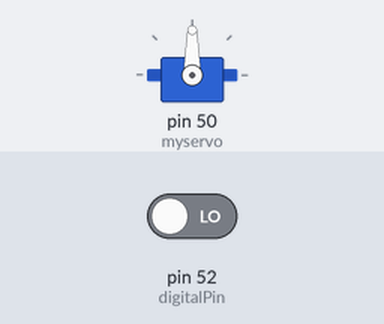
Bench run of a sketch on a simulated Arduino Mega 2560, built with avr-gcc and run on an emulated ATmega2560. Parts: servo. The test bench sets the inputs (shaded band); at power-on: pin 52 (digitalPin) LOW.

Above: at 1.2 s.
1.3 s: pin 52 (digitalPin) driven HIGH
At 1.77 s:
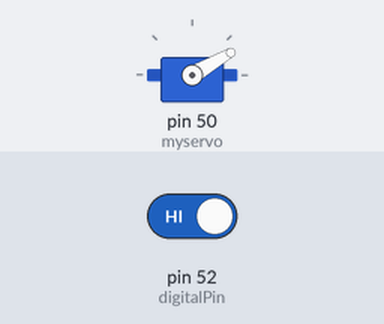
4.3 s: pin 52 (digitalPin) driven LOW
At 4.9 s:
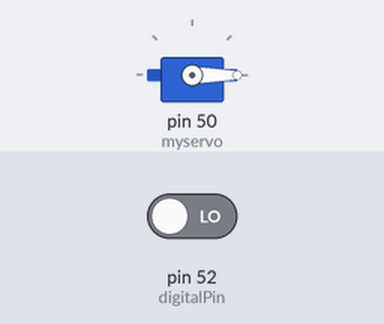
Timing chart, 0 to 7.3 s (numbered marks = the images above; inputs shaded):
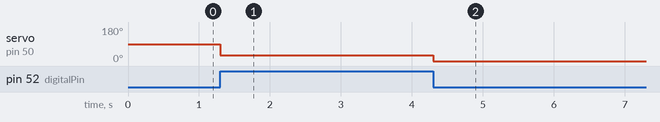

Measured:
- after the input at 1.3 s, servo on pin 50 (myservo): 90° → 30° at once
- after the input at 4.3 s, servo on pin 50 (myservo): 30° → 0° at once

The sketch:

marge_servo_mike.ino
```cpp
#include <Servo.h>

Servo myservo;  // create servo object to control a servo

int potpin = 0;  // ポテンショメータ用ピン
//int val;    // アナログピンからの値

//const int led = 48;       // LED点灯確認用
const int digitalPin = 52; // センサ D0出力接続先
const int analogPin = A0; // センサ A0出力接続先

void setup() {
//  pinMode(led, OUTPUT);
  pinMode(digitalPin, INPUT);
  myservo.attach(50);
  Serial.begin(9600);
}

void loop() {
  int d_val;    // digital用変数
  float a_val;  //analog用変数

  // D0出力の制御
  d_val = digitalRead(digitalPin);
//  d_val = map(d_val, 0, 1023, 0, 180);
  if(d_val == HIGH){         // D0出力がHIGH
    myservo.write(30);
    delay(50);
    myservo.write(-30);
  }
  else if(d_val == LOW){     // D0出力がLOW

  }
//  delay(50);

}
```
